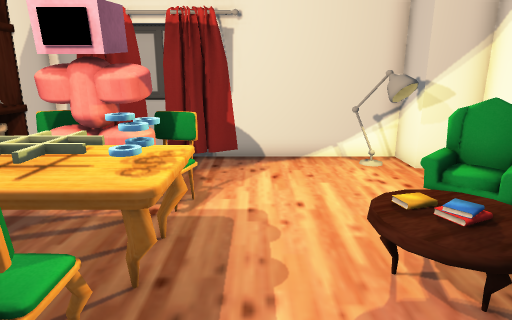
View 1 (above)

12 first-person views from a walk through a Unity game level. The camera is 1.4 m above the floor, tilts 14° down and sees 75° across. The floor is counted in squares, 0.5 m on a side. Each view is taken from the middle of a square. On the plan, view 1 faces up. The plan holds only what a view shows up to about 20 squares ahead; the rest is blank. The player character is not drawn. Some surface patterns are stand-ins.

View 2
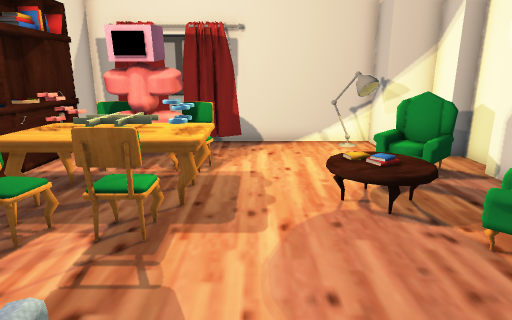

View 3
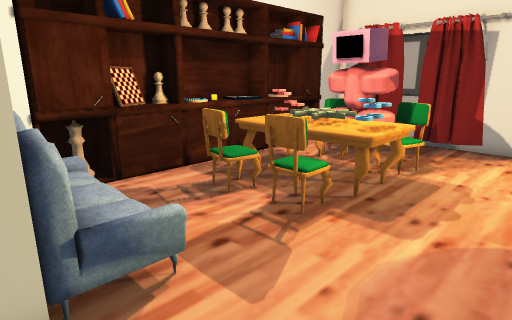

View 4
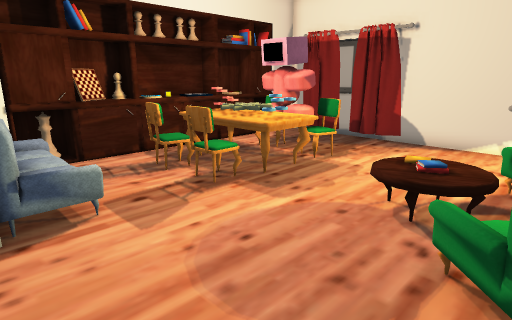

View 5
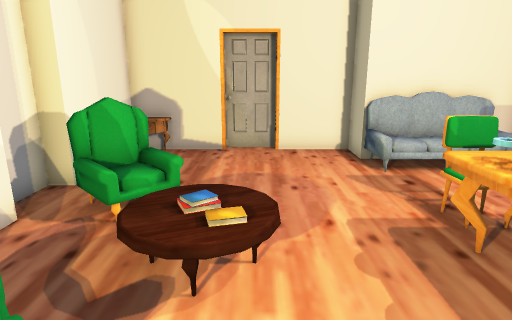

View 6
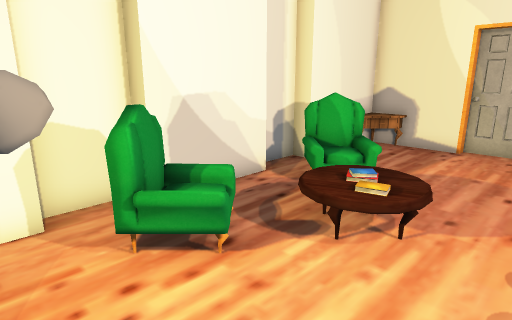

View 7
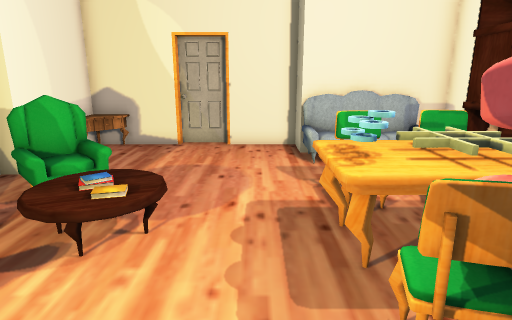

View 8
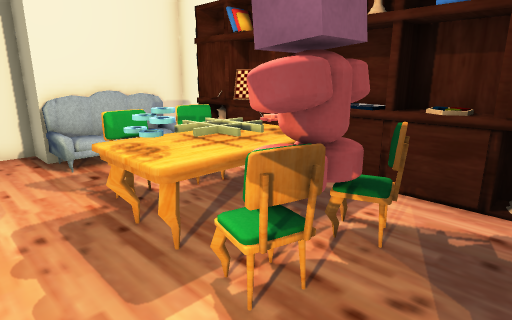

View 9
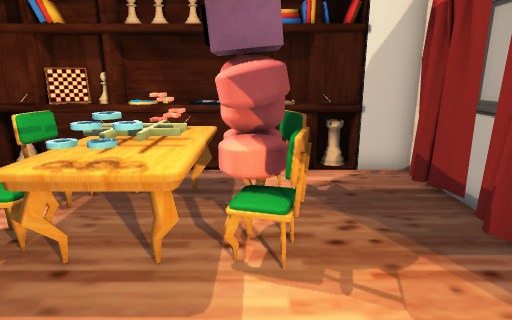

View 10
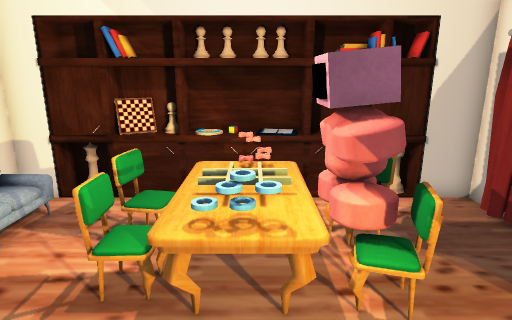

View 11
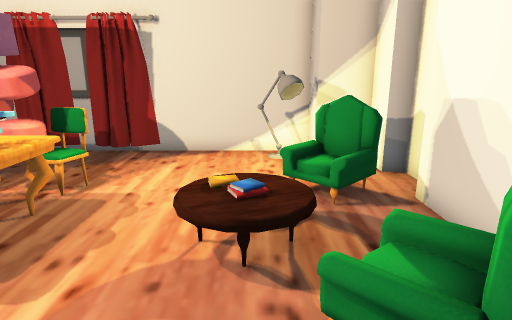

View 12
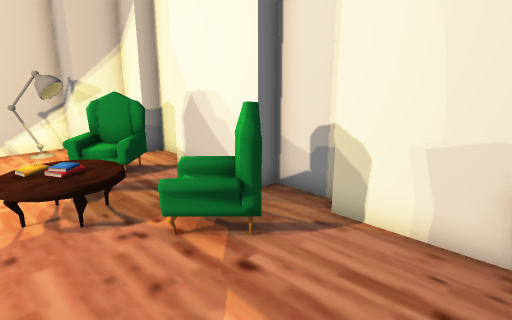

### Floor plan
Key: @ floor where view 1 was taken; # wall or solid block; . main floor; : floor 0.5 m higher than the main floor; / step, stairs or slope; = window, fence, low wall or low ledge; ^ raised ledge; C curtain; L lamp; A armchair; S sofa; O other object.
Columns run from 8 left of view 1 to 8 right of it. Each row starts with its distance up from view 1.
 12  #############
 11  #.C..C....L.#
 10 ##.........LL###
  9 ##..........L..##
  8 #=.=#O#=.....A..#
  7 #=.#OOO.....OAA##
  6 #^.OOOOO.....O.#
  5 #^.OOOOO../:/..#
  4 #^.OOOOO..///..#
  3 ##.OOOO..../.O.#
  2 ##.====.....OAA#
  1 ##...........A.#
  0 #^......@......#
 -1 ##SOOOO........#
 -2  #SSSSS........#
 -3  ######.......O#
 -4       ##########

Positions as (right, up) in squares from view 1, and headings:
1: (0, 0), facing up
2: (0, -3), facing up
3: (2, -3), facing up-left
4: (5, -3), facing up-left
5: (2, 9), facing down
6: (0, 10), facing down-right
7: (0, 10), facing down
8: (1, 10), facing down-left
9: (3, 7), facing left
10: (3, 5), facing left
11: (3, -1), facing up
12: (1, -3), facing up-right
